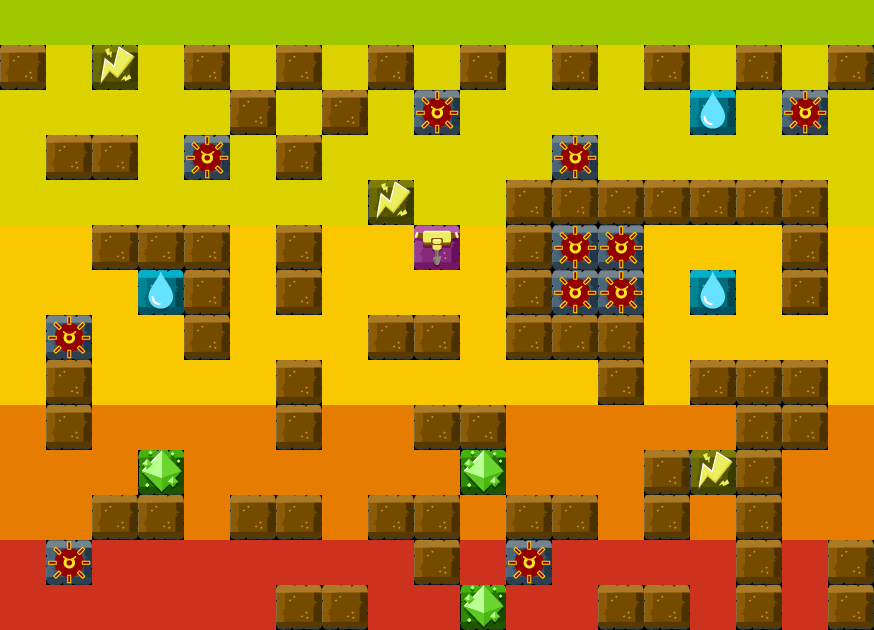

A level layout from a 2D game, rendered from its tile map. Below: a short description, then the map file with its tile-grid data intact:
An orthogonal 19x14 tile map with 46x45 px tiles, 1 tile layer (Tile Layer 1).

<map version="1.0" orientation="orthogonal" renderorder="right-down" width="19" height="14" tilewidth="46" tileheight="45" nextobjectid="1">
 <tileset firstgid="1" name="Minigame tiles" tilewidth="46" tileheight="45" tilecount="13">
  <tile id="0">
   <image width="46" height="45" source="../Textures/Tiles Minigame/24_5_Diamond.png" />
  </tile>
  <tile id="1">
   <image width="46" height="45" source="../Textures/Tiles Minigame/24_5_Electricity.png" />
  </tile>
  <tile id="2">
   <image width="46" height="45" source="../Textures/Tiles Minigame/26_5_Acid.png" />
  </tile>
  <tile id="3">
   <image width="46" height="45" source="../Textures/Tiles Minigame/26_5_Block.png" />
  </tile>
  <tile id="4">
   <image width="46" height="45" source="../Textures/Tiles Minigame/26_5_Green.png" />
  </tile>
  <tile id="5">
   <image width="46" height="45" source="../Textures/Tiles Minigame/26_5_Orange.png" />
  </tile>
  <tile id="6">
   <image width="46" height="45" source="../Textures/Tiles Minigame/26_5_Red.png" />
  </tile>
  <tile id="7">
   <image width="46" height="45" source="../Textures/Tiles Minigame/26_5_Water.png" />
  </tile>
  <tile id="8">
   <image width="46" height="45" source="../Textures/Tiles Minigame/26_5_Yellow.png" />
  </tile>
  <tile id="9">
   <image width="46" height="45" source="../Textures/Tiles Minigame/2_6_Diamond.png" />
  </tile>
  <tile id="10">
   <image width="46" height="45" source="../Textures/Tiles Minigame/2_6_Life.png" />
  </tile>
  <tile id="11">
   <image width="46" height="45" source="../Textures/Tiles Minigame/6_6_Mine.png" />
  </tile>
  <tile id="12">
   <image width="46" height="45" source="../Textures/Tiles Minigame/6_6_MineArea.png" />
  </tile>
 </tileset>
 <layer name="Tile Layer 1" width="19" height="14">
  <data encoding="csv">
5,5,5,5,5,5,5,5,5,5,5,5,5,5,5,5,5,5,5,
4,3,2,3,4,3,4,3,4,3,4,3,4,3,4,3,4,3,4,
3,3,3,3,3,4,3,4,3,12,3,3,3,3,3,8,3,12,3,
3,4,4,3,12,3,4,3,3,3,3,3,12,3,3,3,3,3,3,
3,3,3,3,3,3,3,3,2,3,3,4,4,4,4,4,4,4,3,
9,9,4,4,4,9,4,9,9,11,9,4,12,12,9,9,9,4,9,
9,9,9,8,4,9,4,9,9,9,9,4,12,12,9,8,9,4,9,
9,12,9,9,4,9,9,9,4,4,9,4,4,4,9,9,9,9,9,
9,4,9,9,9,9,4,9,9,9,9,9,9,4,9,4,4,4,9,
6,4,6,6,6,6,4,6,6,4,4,6,6,6,6,6,4,4,6,
6,6,6,10,6,6,6,6,6,6,10,6,6,6,4,2,4,6,6,
6,6,4,4,6,4,4,6,4,4,6,4,4,6,4,6,4,6,6,
7,12,7,7,7,7,7,7,7,4,7,12,7,7,7,7,4,7,4,
7,7,7,7,7,7,4,4,7,7,10,7,7,4,4,7,4,7,4
</data>
 </layer>
</map>
